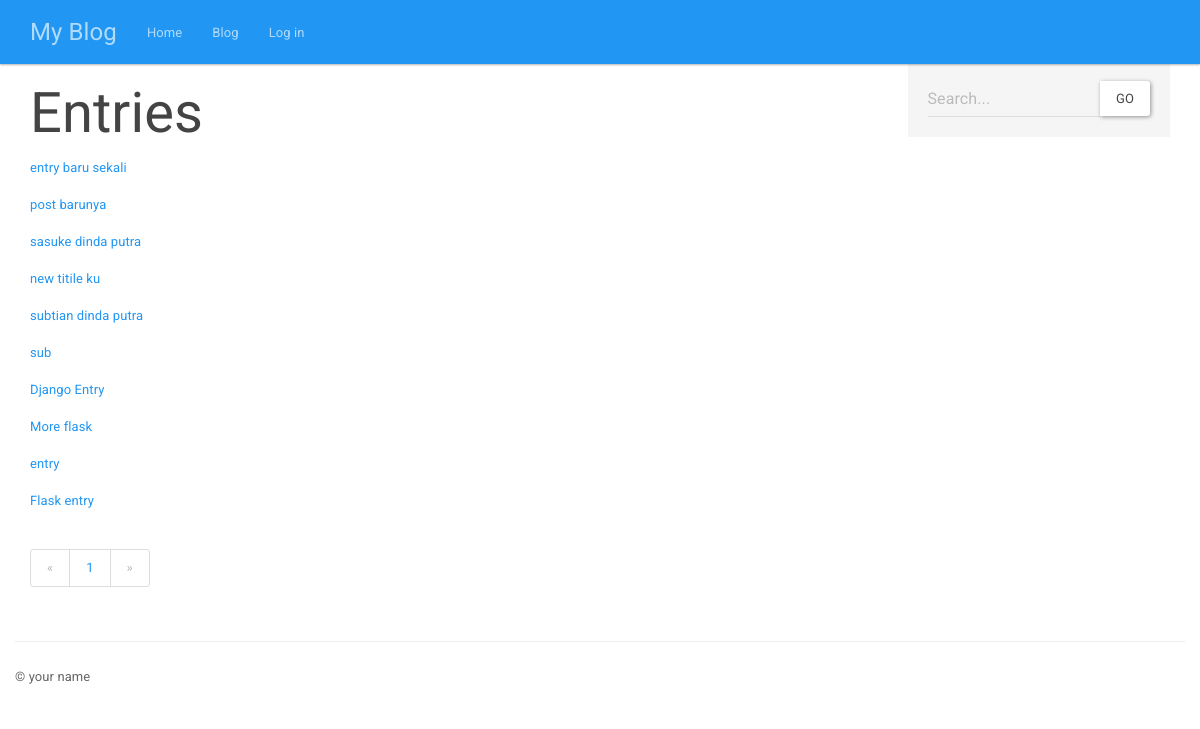
/entries/, run on an earlier commit of the app's database.
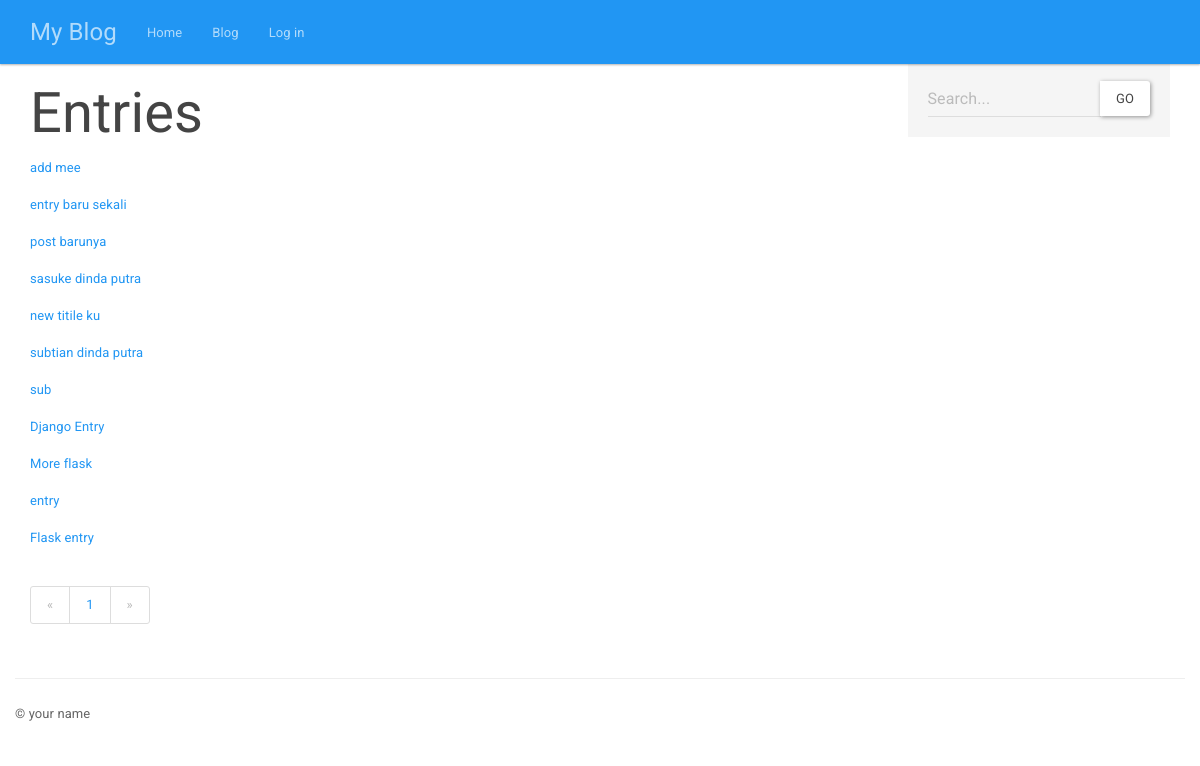
And on a later commit of the database.
### models.py (models this page shows, shortened)
class Entry(db.Model):
    STATUS_PUBLIC = 0
    STATUS_DRAFT = 1
    STATUS_DELETED = 2
    id = db.Column(db.Integer, primary_key=True) # primary auto increment
    title = db.Column(db.String(100))
    slug = db.Column(db.String(100), unique=True) # The URL-friendly representation of the title
    body = db.Column(db.Text)
    status = db.Column(db.SmallInteger, default=STATUS_PUBLIC)
    created_timestamp = db.Column(db.DateTime, default = datetime.datetime.now)
    modified_timestamp = db.Column(
        db.DateTime,
        default=datetime.datetime.now,
        onupdate=datetime.datetime.now
    )
    author_id = db.Column(db.Integer, db.ForeignKey("user.id"))
    tags = db.relationship('Tag', secondary=entry_tags,
                           backref=db.backref('entries', lazy='dynamic'))

### entries/blueprint.py (the view)
@entries.route('/')
def index():
	entries = Entry.query.order_by(Entry.created_timestamp.desc())
	return entry_list('entries/index.html', entries)

### app.py (called while the page is built)
@app.before_request
def _before_request():
	g.user = current_user

@app.before_request
def _last_page_visited():
	if "current_page" in session:
		session["last_page"] = session["current_page"]
	session["current_page"] = request.path

### entries/blueprint.py (called while the page is built)
def entry_list(template, query, **context):
	query = filter_status_by_user(query)
	valid_statuses = (Entry.STATUS_PUBLIC, Entry.STATUS_DRAFT)
	query = query.filter(Entry.status.in_(valid_statuses))
	if request.args.get('q'):
		search = request.args['q']
		query = query.filter(
			(Entry.body.contains(search)) |
			(Entry.title.contains(search))
			)
	return object_list(template, query, **context)

def filter_status_by_user(query):
	if not g.user.is_authenticated:
		query.filter(Entry.status == Entry.STATUS_PUBLIC)
	else:
		query = query.filter(
				(Entry.status == Entry.STATUS_PUBLIC) |
				((Entry.author == g.user) & (Entry.status != Entry.STATUS_DELETED))
		)
	return query

### helpers.py (called while the page is built)
def object_list(template_name, query, paginate_by=20, **context):
	page = request.args.get('page')
	if page and page.isdigit():
		page = int(page)
	else:
		page = 1
	object_list = query.paginate(page, paginate_by)
	return render_template(template_name, object_list=object_list,
		**context)

### entries/templates/entries/index.html (shortened to what this page needs)
{% extends "entries/base_entries.html" %}
{% block content_title %}Entries{%  endblock %}

### entries/templates/entries/base_entries.html
{% extends "base.html" %}
{% block sidebar %}
	<form class="form-inline well" method="get" role="form">
		<div class="input-group">
			<input class="form-control input-xs" name="q"
			placeholder="Search..." value="{{ request.args.get('q', '') }}" />
			<span class="input-group-btn">
				<button class="btn btn-default" type="submit">Go</button>
			</span>
		</div>
	</form>
{% endblock %}
{% block content %}
	{% include "includes/list.html" %}
	{% include "includes/page_links.html"%}
{% endblock %}

### templates/base.html (shortened to what this page needs)
<!DOCTYPE html>
<html lang="en">
	<head>
		<link rel="stylesheet"
		href="{{ url_for('static', filename='css/bootstrap.min.css')}}">
	</head>
<body class="{% block body_class %}{% endblock %}">
	<div class="navbar navbar-inverse navbar-fixed-top"
	role="navigation">
		<div class="container">
			<div class="navbar-header">
				<a class="navbar-brand" href="#">{% block branding %}My
				Blog{% endblock %}</a>
			</div>
			<div class="collapse navbar-collapse">
				<ul class="nav navbar-nav">
				<li><a href="{{ url_for('homepage') }}">Home</a></li>
				<li><a href="{{ url_for('entries.index') }}">Blog</a></li>
				{% if g.user.is_authenticated %}
					<li><a href="{{ url_for('logout', next=request.path) }}">Log out</a></li>
					{% else %}
					<li><a href="{{ url_for('login', next=request.path) }}">Log in</a></li>
					{% endif %}
				</ul>
			</div>
		</div>
	</div>
	<div class="container">
		<div class="row">
			<div class="col-md-9">
				<h1>{% block content_title %}{% endblock %}</h1>
				{% block content %}
				{% endblock %}
			</div>
			<div class="col-md-3">
				{% block sidebar %}{% endblock %}
			</div>
		</div>
		<div class="row">
			<hr />
			<footer>
				<p>&copy; your name</p>
			</footer>
		</div>
	</div>
</body>
</html>

### entries/templates/includes/list.html
{% for entry in object_list.items %}
<p><a href="{{ url_for('entries.detail', slug=entry.slug) }}">{{ entry.title }}</a></p>
{% endfor %}

### templates/includes/page_links.html
<ul class="pagination">
	<li {% if not object_list.has_prev %} class="disabled" {% endif %}>
		{% if not object_list.has_prev %}
			<a href="./?page={{ object_list.prev_num }}">
				&laquo;
			</a>
		{% else %}
			<a href="#">&laquo;</a>
		{% endif %}
	</li>
	{% for page in object_list.iter_pages() %}
		<li>
			{% if page %}
				<a {% if page == object_list.page %} class="active" {% endif %}
				href="./page={{page}}">{{page}}</a>
			{% else %}
				<a class="disabled">...</a>
			{% endif %}
		</li>
	{% endfor %}
	<li{% if not object_list.has_next %} class="disabled" {% endif%}>
		{% if object_list.has_next %}
			<a href="./?page={{ object_list.next_num }}">&raquo;</a>
		{% else %}
			<a href="#">&raquo;</a>
		{% endif %}
	</li>
</ul>

### templates/base.html (style rules this page uses)
body { padding-top: 60px; }

What changed in the data, as far as the page shows it:
added Entry: title "add mee"
